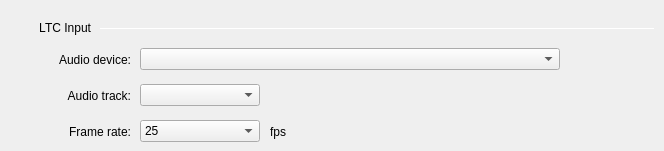
   <widget class="QWidget" name="tabLtc">
    <attribute name="title">
     <string>LTC</string>
    </attribute>
    <widget class="QLabel" name="labelLtcSection">
     <property name="geometry">
      <rect>
       <x>10</x>
       <y>20</y>
       <width>81</width>
       <height>16</height>
      </rect>
     </property>
     <property name="text">
      <string>LTC Input</string>
     </property>
     <property name="alignment">
      <set>Qt::AlignRight|Qt::AlignTrailing|Qt::AlignVCenter</set>
     </property>
    </widget>
    <widget class="Line" name="lineLtcSection">
     <property name="geometry">
      <rect>
       <x>100</x>
       <y>28</y>
       <width>555</width>
       <height>1</height>
      </rect>
     </property>
     <property name="orientation">
      <enum>Qt::Horizontal</enum>
     </property>
    </widget>
    <widget class="QLabel" name="labelLtcAudioDevice">
     <property name="geometry">
      <rect>
       <x>20</x>
       <y>50</y>
       <width>111</width>
       <height>20</height>
      </rect>
     </property>
     <property name="text">
      <string>Audio device:</string>
     </property>
     <property name="alignment">
      <set>Qt::AlignRight|Qt::AlignTrailing|Qt::AlignVCenter</set>
     </property>
    </widget>
    <widget class="QComboBox" name="comboBoxLtcAudioDevice">
     <property name="geometry">
      <rect>
       <x>140</x>
       <y>48</y>
       <width>420</width>
       <height>22</height>
      </rect>
     </property>
    </widget>
    <widget class="QLabel" name="labelLtcAudioChannel">
     <property name="geometry">
      <rect>
       <x>20</x>
       <y>86</y>
       <width>111</width>
       <height>20</height>
      </rect>
     </property>
     <property name="text">
      <string>Audio track:</string>
     </property>
     <property name="alignment">
      <set>Qt::AlignRight|Qt::AlignTrailing|Qt::AlignVCenter</set>
     </property>
    </widget>
    <widget class="QComboBox" name="comboBoxLtcAudioChannel">
     <property name="geometry">
      <rect>
       <x>140</x>
       <y>84</y>
       <width>120</width>
       <height>22</height>
      </rect>
     </property>
    </widget>
    <widget class="QLabel" name="labelLtcFrameRate">
     <property name="geometry">
      <rect>
       <x>20</x>
       <y>122</y>
       <width>111</width>
       <height>20</height>
      </rect>
     </property>
     <property name="text">
      <string>Frame rate:</string>
     </property>
     <property name="alignment">
      <set>Qt::AlignRight|Qt::AlignTrailing|Qt::AlignVCenter</set>
     </property>
    </widget>
    <widget class="QComboBox" name="comboBoxLtcFrameRate">
     <property name="geometry">
      <rect>
       <x>140</x>
       <y>120</y>
       <width>120</width>
       <height>22</height>
      </rect>
     </property>
     <item>
      <property name="text">
       <string>25</string>
      </property>
     </item>
     <item>
      <property name="text">
       <string>30</string>
      </property>
     </item>
     <item>
      <property name="text">
       <string>50</string>
      </property>
     </item>
    </widget>
    <widget class="QLabel" name="labelLtcFrameRateUnit">
     <property name="geometry">
      <rect>
       <x>270</x>
       <y>122</y>
       <width>80</width>
       <height>20</height>
      </rect>
     </property>
     <property name="text">
      <string>fps</string>
     </property>
    </widget>
   </widget>
